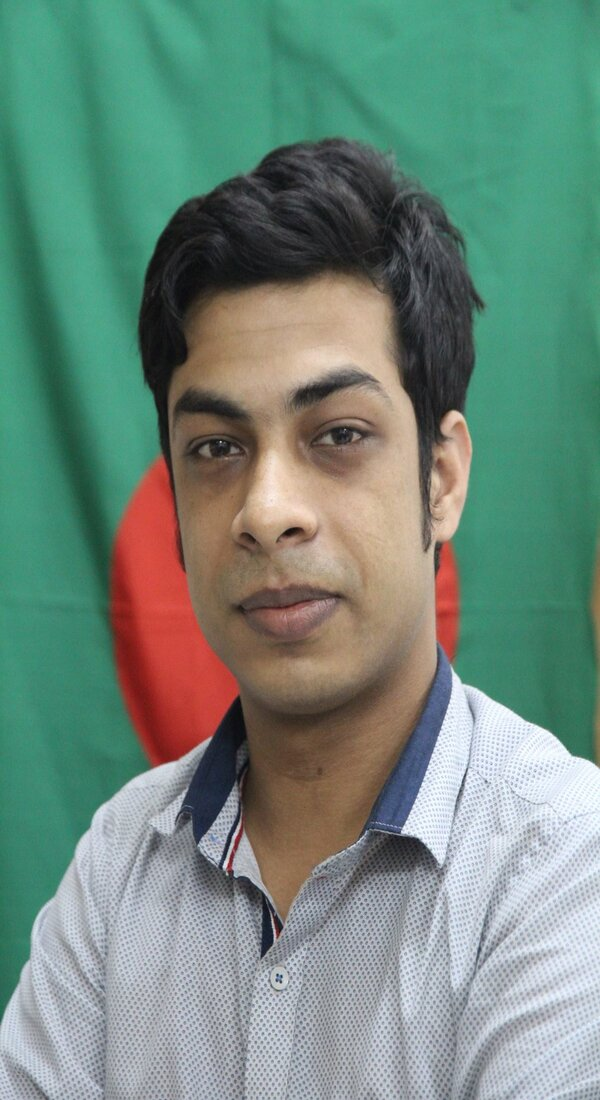
#> input picture nabil.jpg, 600 x 1100 px
$ python drawRectangle1.py
#> lines starting #> are read from the running program, lines starting #| are printed output that depends on the picture; after the words box and inside, x2 and y2 are one past the last pixel; in counts of white or black regions, pixels touching at a corner belong together
# -*- coding: utf-8 -*-
"""
Created on Tue Feb  1 05:44:27 2022

@author: User
"""

# Python program to explain cv2.rectangle() method

# importing cv2
import cv2

# path


# Reading an image in default mode
image = cv2.imread('nabil.jpg')
#> image is the input picture: shape (1100, 600, 3); mean B, G, R 124.6, 137.4, 112.1

# Window name in which image is displayed
window_name = 'Image'

# Start coordinate, here (5, 5)
# represents the top left corner of rectangle
start_point = (0, 0)

# Ending coordinate, here (220, 220)
# represents the bottom right corner of rectangle
end_point = (300, 550)

# Blue color in BGR
color = (255, 0, 0)

# Line thickness of 2 px
thickness = 2

# Using cv2.rectangle() method
# Draw a rectangle with blue line borders of thickness of 2 px
image = cv2.rectangle(image, start_point, end_point, color, thickness)
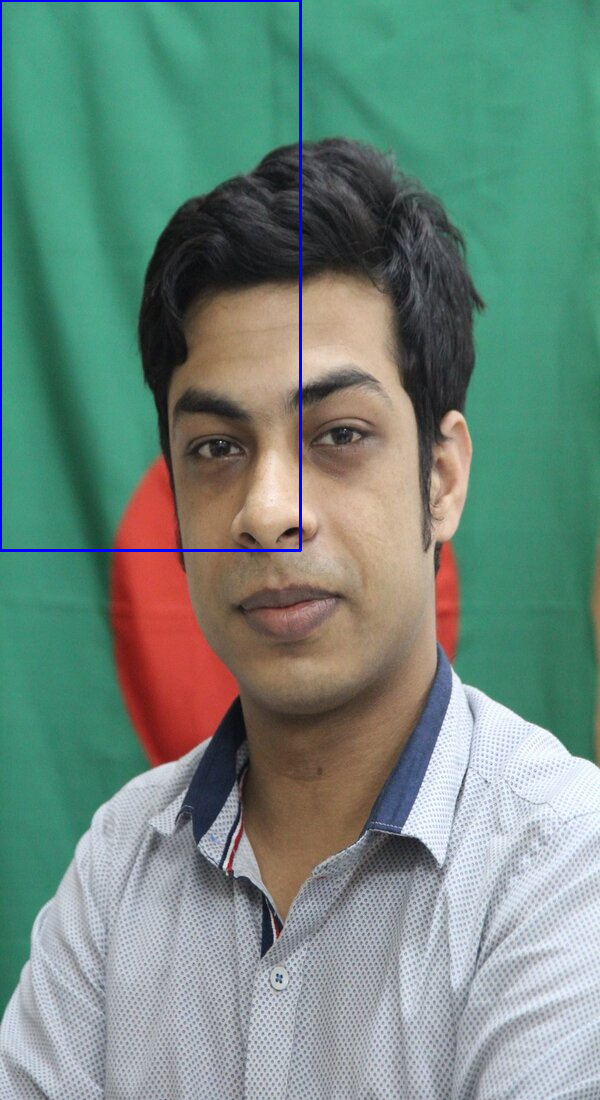
#> image: shape (1100, 600, 3); 0.64% of pixels changed, all inside (x1, y1, x2, y2) = (0, 0, 302, 552)

# Displaying the image
cv2.imshow(window_name, image)
cv2.waitKey(0)
cv2.destroyAllWindows()

$ run again, with a.jpg copied over nabil.jpg
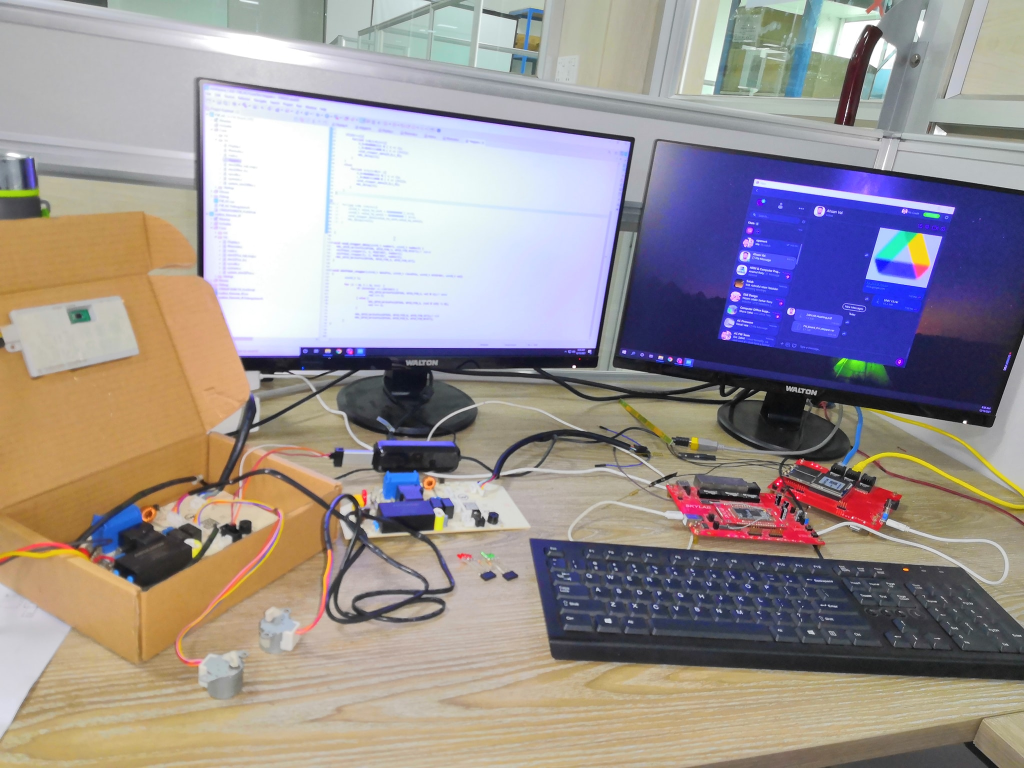
#> input picture a.jpg, 2048 x 1536 px (shown at 1/2 size)
#> image is the input picture: shape (1536, 2048, 3); mean B, G, R 145.7, 145.9, 153.9
#> `image = cv2.rectangle(image, start_point, end_point, color, thickness)`:
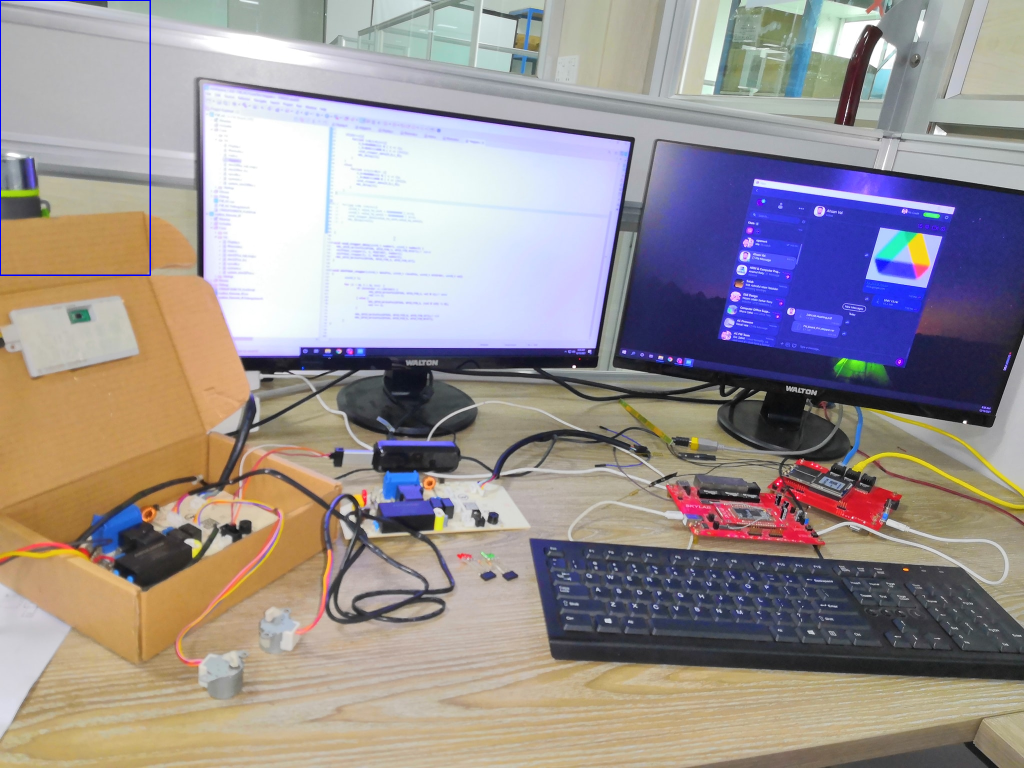
#> image: shape (1536, 2048, 3) (shown at 1/2 size); 0.13% of pixels changed, all inside (x1, y1, x2, y2) = (0, 0, 302, 552)
